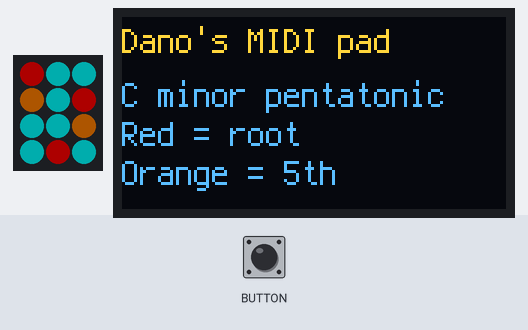
The program below on a simulated Adafruit MacroPad running CircuitPython. Parts: 3×4 RGB LED matrix, 128×64 one-colour display. Dim RGB values are drawn brighter than linear; the OLED is the two-colour kind (top 16 rows yellow); USB keyboard and mouse output is not drawn.

Above: at 0.1 s.

The program:

code.py
```python
"""
G9 = 127
"A4" = 69
C4 = 60
C0 = 12
"""
from adafruit_macropad import MacroPad

# C minor pentatonic
SCALE = [60, 63, 65, 67, 70, 72, 74, 77, 79, 82, 84, 87] # C4 minor pentatonic (1 b3 4 5 b7)
# D# minor pentatonic
SCALE = [63, 66, 68, 70, 73, 75, 77, 80, 82, 85, 87, 90] # C4 minor pentatonic (1 b3 4 5 b7)
# C minor pentatonic shuffled
#SCALE = [72, 63, 79, 77,84, 65, 60,67, 70,82,  74,   87]

macropad = MacroPad()

lines = macropad.display_text(title="Dano's MIDI pad") # First line
lines[0].text = 'C minor pentatonic'  # Second line
lines[1].text = 'Red = root'  # Third line
lines[2].text = 'Orange = 5th'  # Fourth line
lines.show() # Only required the first time?

# NeoPixels
macropad.pixels.brightness = 0.2 # up to 1
macropad.pixels.fill((0, 255, 255))
# Roots
macropad.pixels[0] = (255, 0, 0)
macropad.pixels[5] = (255, 0, 0)
macropad.pixels[10] = (255, 0, 0)
# Fifths
macropad.pixels[3] = (255, 128, 0)
macropad.pixels[8] = (255, 128, 0)

# Keypress detection
while True:

    # Key buttons (poll for events)
    event = macropad.keys.events.get()
    while event:
        if event.pressed:
            macropad.midi.send(macropad.NoteOn(SCALE[event.key_number], 99))
        elif event.released:
            macropad.midi.send(macropad.NoteOff(SCALE[event.key_number], 0))
        # Check for other key events too
        event = macropad.keys.events.get()
```
